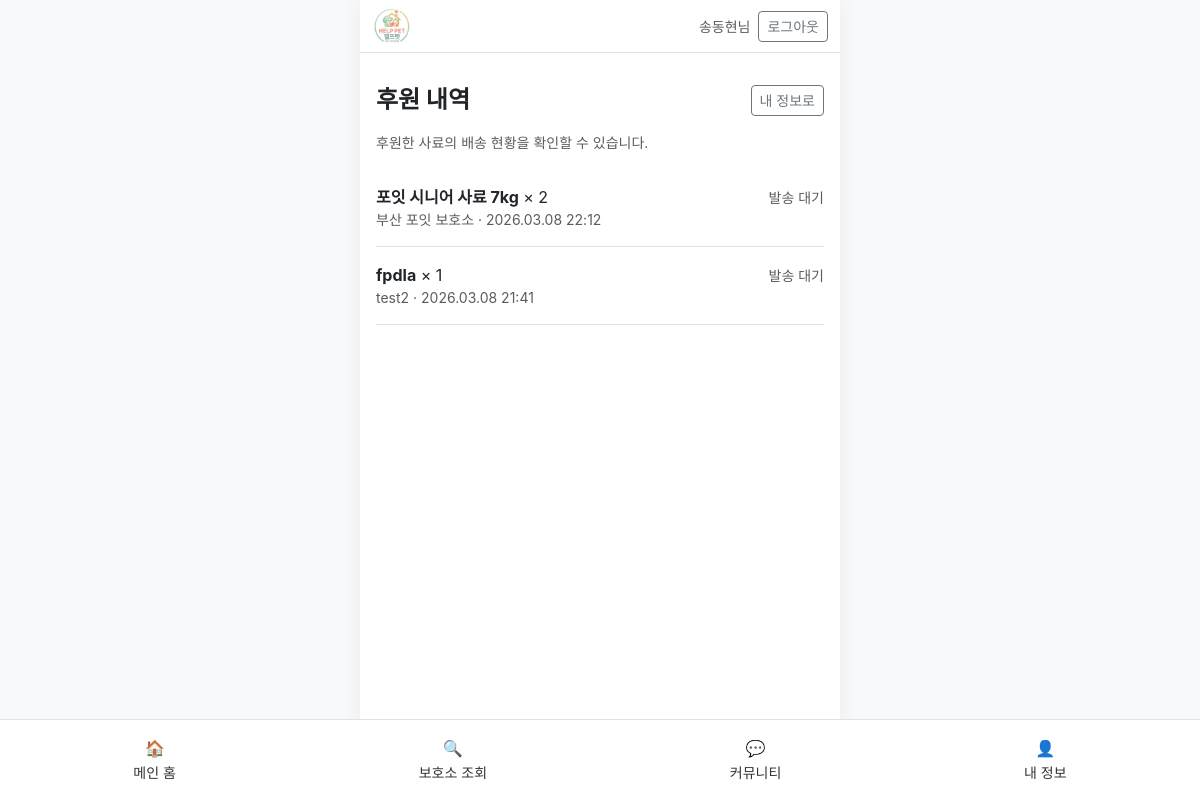
Page /mypage/donations/ (signed in) on the earlier database version.
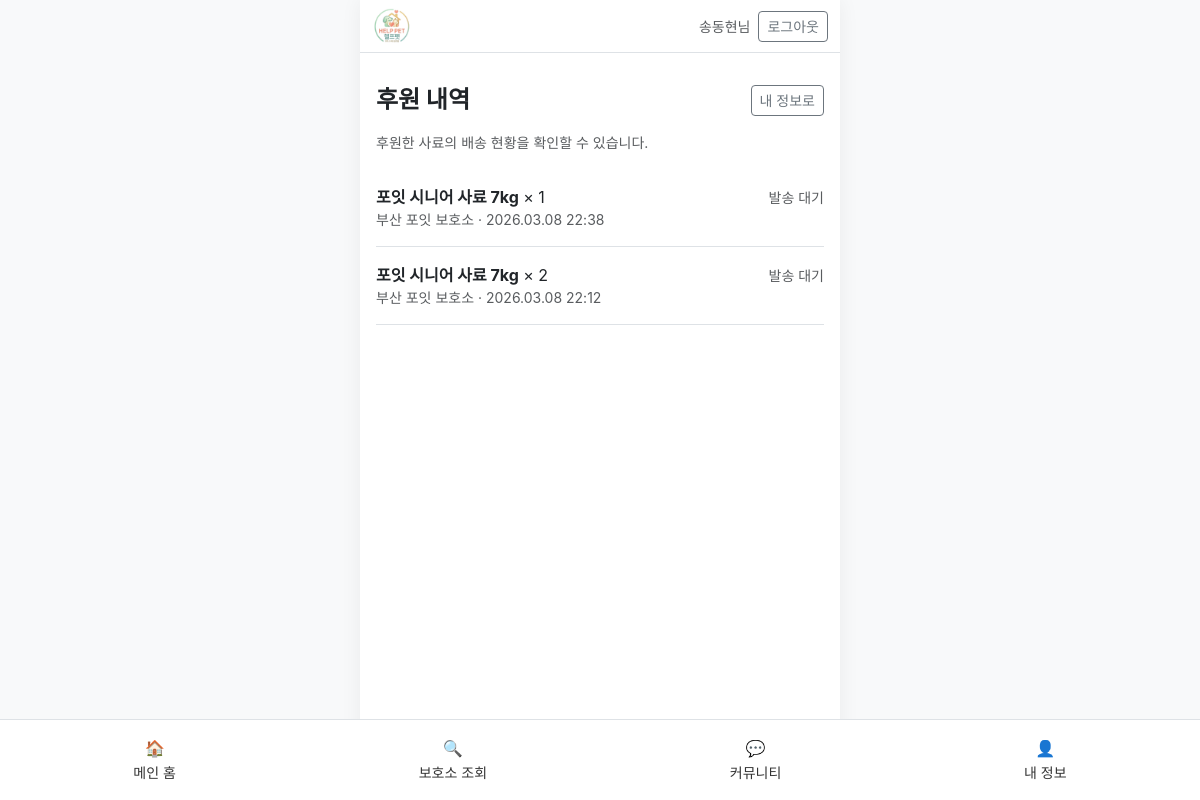
Same page on the later database version.
### shelter/models.py (models this page shows, shortened)
class Donation(models.Model):
    user = models.ForeignKey(User, on_delete=models.CASCADE, verbose_name="후원자")
    shelter = models.ForeignKey(Shelter, on_delete=models.CASCADE, verbose_name="보호소")
    product = models.ForeignKey(Product, on_delete=models.CASCADE, verbose_name="후원물품")
    amount = models.IntegerField(default=1, verbose_name="수량")
    imp_uid = models.CharField(max_length=64, blank=True, verbose_name="포트원 결제고유번호")
    merchant_uid = models.CharField(max_length=128, blank=True, verbose_name="주문번호")
    created_at = models.DateTimeField(auto_now_add=True, verbose_name="후원시간")
    tracking_number = models.CharField(max_length=64, blank=True, verbose_name="송장번호")
    tracking_carrier = models.CharField(max_length=64, blank=True, verbose_name="택배사")
    shipped_at = models.DateTimeField(null=True, blank=True, verbose_name="발송일시")
    class Meta:
        ordering = ['-created_at']
    def get_tracking_url(self):
        if not self.tracking_number or not self.tracking_carrier:
            return None

class Product(models.Model):
    name = models.CharField(max_length=100, verbose_name="사료명")
    price = models.IntegerField(verbose_name="가격")
    image = models.ImageField(upload_to='products/', verbose_name="사료이미지")
    description = models.TextField(verbose_name="사료설명")
    weight_kg = models.FloatField(default=1.0, verbose_name="포장 무게(kg)")

class Shelter(models.Model):
    REGION_CHOICES = [
        ('서울', '서울'), ('부산', '부산'), ('대구', '대구'), ('인천', '인천'), ('광주', '광주'),
        ('대전', '대전'), ('울산', '울산'), ('세종', '세종'), ('경기', '경기'), ('강원', '강원'),
        ('충북', '충북'), ('충남', '충남'), ('전북', '전북'), ('전남', '전남'), ('경북', '경북'),
        ('경남', '경남'), ('제주', '제주'),
    ]
    name = models.CharField(max_length=100, verbose_name="보호소명")
    region = models.CharField(max_length=20, choices=REGION_CHOICES, default='서울', verbose_name="지역")
    address = models.CharField(max_length=200, verbose_name="주소")
    phone = models.CharField(max_length=20, blank=True, verbose_name="연락처")
    description = models.TextField(verbose_name="보호소소개")
    image = models.ImageField(upload_to='shelters/', verbose_name="보호소이미지", blank=True, null=True)
    target_product = models.ForeignKey(Product, on_delete=models.SET_NULL, null=True, blank=True, verbose_name="필요사료")

### main/views.py (the view)
# urls.py: path('mypage/donations/', main_views.mypage_donations, name='mypage_donations'),
@login_required
def mypage_donations(request):
    donations = Donation.objects.filter(user=request.user).select_related(
        'shelter', 'product'
    ).order_by('-created_at')
    return render(request, 'mypage_donations.html', {'donations': donations})

### templates/mypage_donations.html (shortened to what this page needs)
{% extends 'base.html' %}
{% block content %}
<div class="py-3">
    <div class="d-flex justify-content-between align-items-center mb-3">
        <h4 class="fw-bold mb-0">후원 내역</h4>
        <a href="{% url 'mypage' %}" class="btn btn-outline-secondary btn-sm">내 정보로</a>
    </div>
    <p class="text-muted small">후원한 사료의 배송 현황을 확인할 수 있습니다.</p>
    <div class="list-group list-group-flush">
        {% for d in donations %}
        <div class="list-group-item border-0 border-bottom py-3 px-0">
            <div class="d-flex justify-content-between align-items-start flex-wrap gap-2">
                <div>
                    <strong>{{ d.product.name }}</strong> × {{ d.amount }}
                    <div class="text-muted small">{{ d.shelter.name }} · {{ d.created_at|date:"Y.m.d H:i" }}</div>
                </div>
                <div>
                    {% if d.get_tracking_url %}
                    <a href="{{ d.get_tracking_url }}" target="_blank" rel="noopener" class="btn btn-outline-primary btn-sm">배송 조회</a>
                    {% elif d.tracking_number %}
                    <span class="text-muted small">조회 준비 중</span>
                    {% else %}
                    <span class="text-muted small">발송 대기</span>
                    {% endif %}
                </div>
            </div>
        </div>
        {% empty %}
        <div class="text-center py-5 text-muted">
            아직 후원 내역이 없습니다.<br>
            <a href="{% url 'shelter_list' %}">보호소에서 사료 후원하기</a>
        </div>
        {% endfor %}
    </div>
</div>
{% endblock %}

Differences in the rows shown:
removed Donation: product.name "fpdla", amount "1", shelter.name "test2", created_at "2026.03.08 21:41", tracking_number "발송 대기"
added Donation: product.name "포잇 시니어 사료 7kg", amount "1", shelter.name "부산 포잇 보호소", created_at "2026.03.08 22:38", tracking_number "발송 대기"
